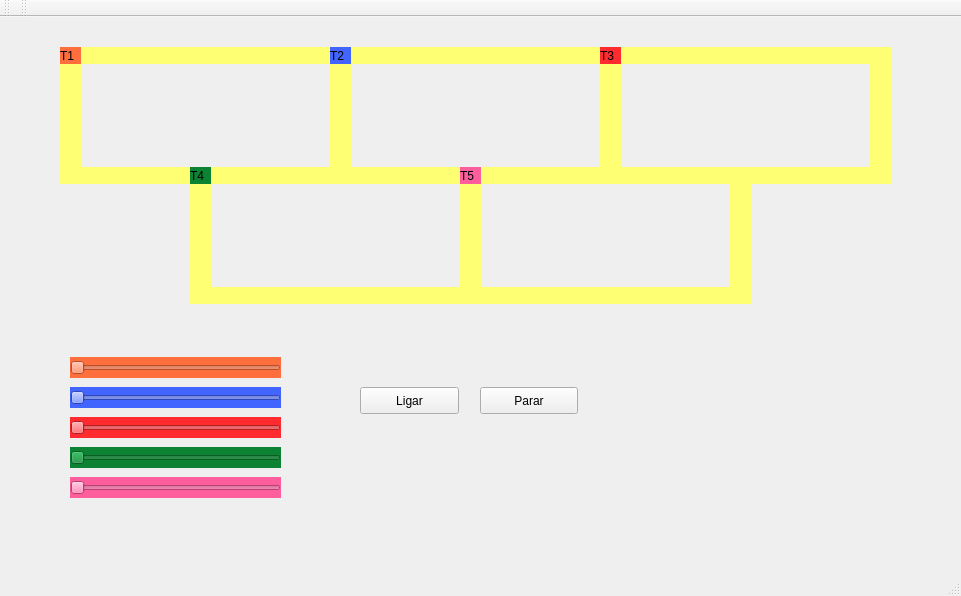
<?xml version="1.0" encoding="UTF-8"?>
<ui version="4.0">
 <class>MainWindow</class>
 <widget class="QMainWindow" name="MainWindow">
  <property name="geometry">
   <rect>
    <x>0</x>
    <y>0</y>
    <width>961</width>
    <height>596</height>
   </rect>
  </property>
  <property name="windowTitle">
   <string>MainWindow</string>
  </property>
  <widget class="QWidget" name="centralWidget">
   <widget class="QLabel" name="label_trilho1">
    <property name="geometry">
     <rect>
      <x>80</x>
      <y>30</y>
      <width>250</width>
      <height>17</height>
     </rect>
    </property>
    <property name="styleSheet">
     <string notr="true">QLabel { background: rgb(255, 255, 116)}</string>
    </property>
    <property name="text">
     <string/>
    </property>
   </widget>
   <widget class="QLabel" name="label_trilho2">
    <property name="geometry">
     <rect>
      <x>80</x>
      <y>150</y>
      <width>250</width>
      <height>17</height>
     </rect>
    </property>
    <property name="styleSheet">
     <string notr="true">QLabel { background: rgb(255, 255, 116)}</string>
    </property>
    <property name="text">
     <string/>
    </property>
   </widget>
   <widget class="QLabel" name="label_trilho3">
    <property name="geometry">
     <rect>
      <x>330</x>
      <y>30</y>
      <width>21</width>
      <height>137</height>
     </rect>
    </property>
    <property name="styleSheet">
     <string notr="true">QLabel { background: rgb(255, 255, 116)}</string>
    </property>
    <property name="text">
     <string/>
    </property>
   </widget>
   <widget class="QLabel" name="label_trilho4">
    <property name="geometry">
     <rect>
      <x>60</x>
      <y>30</y>
      <width>21</width>
      <height>137</height>
     </rect>
    </property>
    <property name="styleSheet">
     <string notr="true">QLabel { background: rgb(255, 255, 116)}</string>
    </property>
    <property name="text">
     <string/>
    </property>
   </widget>
   <widget class="QPushButton" name="pushButton">
    <property name="geometry">
     <rect>
      <x>360</x>
      <y>370</y>
      <width>99</width>
      <height>27</height>
     </rect>
    </property>
    <property name="text">
     <string>Ligar</string>
    </property>
   </widget>
   <widget class="QPushButton" name="pushButton_2">
    <property name="geometry">
     <rect>
      <x>480</x>
      <y>370</y>
      <width>98</width>
      <height>27</height>
     </rect>
    </property>
    <property name="text">
     <string>Parar</string>
    </property>
   </widget>
   <widget class="QLabel" name="label_trilho4_2">
    <property name="geometry">
     <rect>
      <x>600</x>
      <y>30</y>
      <width>21</width>
      <height>137</height>
     </rect>
    </property>
    <property name="styleSheet">
     <string notr="true">QLabel { background: rgb(255, 255, 116)}</string>
    </property>
    <property name="text">
     <string/>
    </property>
   </widget>
   <widget class="QLabel" name="label_trilho1_2">
    <property name="geometry">
     <rect>
      <x>350</x>
      <y>30</y>
      <width>250</width>
      <height>17</height>
     </rect>
    </property>
    <property name="styleSheet">
     <string notr="true">QLabel { background: rgb(255, 255, 116)}</string>
    </property>
    <property name="text">
     <string/>
    </property>
   </widget>
   <widget class="QLabel" name="label_trilho2_2">
    <property name="geometry">
     <rect>
      <x>350</x>
      <y>150</y>
      <width>250</width>
      <height>17</height>
     </rect>
    </property>
    <property name="styleSheet">
     <string notr="true">QLabel { background: rgb(255, 255, 116)}</string>
    </property>
    <property name="text">
     <string/>
    </property>
   </widget>
   <widget class="QLabel" name="label_trilho1_3">
    <property name="geometry">
     <rect>
      <x>620</x>
      <y>30</y>
      <width>250</width>
      <height>17</height>
     </rect>
    </property>
    <property name="styleSheet">
     <string notr="true">QLabel { background: rgb(255, 255, 116)}</string>
    </property>
    <property name="text">
     <string/>
    </property>
   </widget>
   <widget class="QLabel" name="label_trilho2_3">
    <property name="geometry">
     <rect>
      <x>620</x>
      <y>150</y>
      <width>250</width>
      <height>17</height>
     </rect>
    </property>
    <property name="styleSheet">
     <string notr="true">QLabel { background: rgb(255, 255, 116)}</string>
    </property>
    <property name="text">
     <string/>
    </property>
   </widget>
   <widget class="QLabel" name="label_trilho4_3">
    <property name="geometry">
     <rect>
      <x>870</x>
      <y>30</y>
      <width>21</width>
      <height>137</height>
     </rect>
    </property>
    <property name="styleSheet">
     <string notr="true">QLabel { background: rgb(255, 255, 116)}</string>
    </property>
    <property name="text">
     <string/>
    </property>
   </widget>
   <widget class="QLabel" name="label_trilho4_6">
    <property name="geometry">
     <rect>
      <x>730</x>
      <y>150</y>
      <width>21</width>
      <height>137</height>
     </rect>
    </property>
    <property name="styleSheet">
     <string notr="true">QLabel { background: rgb(255, 255, 116)}</string>
    </property>
    <property name="text">
     <string/>
    </property>
   </widget>
   <widget class="QLabel" name="label_trilho2_5">
    <property name="geometry">
     <rect>
      <x>480</x>
      <y>270</y>
      <width>250</width>
      <height>17</height>
     </rect>
    </property>
    <property name="styleSheet">
     <string notr="true">QLabel { background: rgb(255, 255, 116)}</string>
    </property>
    <property name="text">
     <string/>
    </property>
   </widget>
   <widget class="QLabel" name="label_trilho4_4">
    <property name="geometry">
     <rect>
      <x>190</x>
      <y>150</y>
      <width>21</width>
      <height>137</height>
     </rect>
    </property>
    <property name="styleSheet">
     <string notr="true">QLabel { background: rgb(255, 255, 116)}</string>
    </property>
    <property name="text">
     <string/>
    </property>
   </widget>
   <widget class="QLabel" name="label_trilho3_2">
    <property name="geometry">
     <rect>
      <x>460</x>
      <y>150</y>
      <width>21</width>
      <height>137</height>
     </rect>
    </property>
    <property name="styleSheet">
     <string notr="true">QLabel { background: rgb(255, 255, 116)}</string>
    </property>
    <property name="text">
     <string/>
    </property>
   </widget>
   <widget class="QLabel" name="label_trilho2_4">
    <property name="geometry">
     <rect>
      <x>210</x>
      <y>270</y>
      <width>250</width>
      <height>17</height>
     </rect>
    </property>
    <property name="styleSheet">
     <string notr="true">QLabel { background: rgb(255, 255, 116)}</string>
    </property>
    <property name="text">
     <string/>
    </property>
   </widget>
   <widget class="QLabel" name="label_trem4">
    <property name="geometry">
     <rect>
      <x>190</x>
      <y>150</y>
      <width>21</width>
      <height>17</height>
     </rect>
    </property>
    <property name="styleSheet">
     <string notr="true">QLabel { background: rgb(12, 131, 50)}</string>
    </property>
    <property name="text">
     <string>T4</string>
    </property>
   </widget>
   <widget class="QLabel" name="label_trem5">
    <property name="geometry">
     <rect>
      <x>460</x>
      <y>150</y>
      <width>21</width>
      <height>17</height>
     </rect>
    </property>
    <property name="styleSheet">
     <string notr="true">QLabel { background: rgb(255, 94, 156)}</string>
    </property>
    <property name="text">
     <string>T5</string>
    </property>
   </widget>
   <widget class="QLabel" name="label_trem1">
    <property name="geometry">
     <rect>
      <x>60</x>
      <y>30</y>
      <width>21</width>
      <height>17</height>
     </rect>
    </property>
    <property name="styleSheet">
     <string notr="true">QLabel { background: rgb(255, 110, 61)}</string>
    </property>
    <property name="text">
     <string>T1</string>
    </property>
   </widget>
   <widget class="QLabel" name="label_trem2">
    <property name="geometry">
     <rect>
      <x>330</x>
      <y>30</y>
      <width>21</width>
      <height>17</height>
     </rect>
    </property>
    <property name="styleSheet">
     <string notr="true">QLabel { background: rgb(67, 101, 255)}</string>
    </property>
    <property name="text">
     <string>T2</string>
    </property>
   </widget>
   <widget class="QLabel" name="label_trem3">
    <property name="geometry">
     <rect>
      <x>600</x>
      <y>30</y>
      <width>21</width>
      <height>17</height>
     </rect>
    </property>
    <property name="styleSheet">
     <string notr="true">QLabel { background: rgb(255, 43, 47)}</string>
    </property>
    <property name="text">
     <string>T3</string>
    </property>
   </widget>
   <widget class="QSlider" name="horizontalSlider">
    <property name="geometry">
     <rect>
      <x>70</x>
      <y>340</y>
      <width>211</width>
      <height>21</height>
     </rect>
    </property>
    <property name="styleSheet">
     <string notr="true">background: rgb(255, 110, 61)</string>
    </property>
    <property name="orientation">
     <enum>Qt::Horizontal</enum>
    </property>
   </widget>
   <widget class="QSlider" name="horizontalSlider_2">
    <property name="geometry">
     <rect>
      <x>70</x>
      <y>370</y>
      <width>211</width>
      <height>21</height>
     </rect>
    </property>
    <property name="styleSheet">
     <string notr="true">background: rgb(67, 101, 255)</string>
    </property>
    <property name="orientation">
     <enum>Qt::Horizontal</enum>
    </property>
   </widget>
   <widget class="QSlider" name="horizontalSlider_3">
    <property name="geometry">
     <rect>
      <x>70</x>
      <y>400</y>
      <width>211</width>
      <height>21</height>
     </rect>
    </property>
    <property name="styleSheet">
     <string notr="true">background: rgb(255, 43, 47)</string>
    </property>
    <property name="orientation">
     <enum>Qt::Horizontal</enum>
    </property>
   </widget>
   <widget class="QSlider" name="horizontalSlider_4">
    <property name="geometry">
     <rect>
      <x>70</x>
      <y>430</y>
      <width>211</width>
      <height>21</height>
     </rect>
    </property>
    <property name="styleSheet">
     <string notr="true">background: rgb(12, 131, 50)</string>
    </property>
    <property name="orientation">
     <enum>Qt::Horizontal</enum>
    </property>
   </widget>
   <widget class="QSlider" name="horizontalSlider_5">
    <property name="geometry">
     <rect>
      <x>70</x>
      <y>460</y>
      <width>211</width>
      <height>21</height>
     </rect>
    </property>
    <property name="styleSheet">
     <string notr="true">background: rgb(255, 94, 156)</string>
    </property>
    <property name="orientation">
     <enum>Qt::Horizontal</enum>
    </property>
   </widget>
  </widget>
  <widget class="QMenuBar" name="menuBar">
   <property name="geometry">
    <rect>
     <x>0</x>
     <y>0</y>
     <width>961</width>
     <height>22</height>
    </rect>
   </property>
  </widget>
  <widget class="QToolBar" name="mainToolBar">
   <attribute name="toolBarArea">
    <enum>TopToolBarArea</enum>
   </attribute>
   <attribute name="toolBarBreak">
    <bool>false</bool>
   </attribute>
  </widget>
  <widget class="QStatusBar" name="statusBar"/>
  <widget class="QToolBar" name="toolBar">
   <property name="windowTitle">
    <string>toolBar</string>
   </property>
   <attribute name="toolBarArea">
    <enum>TopToolBarArea</enum>
   </attribute>
   <attribute name="toolBarBreak">
    <bool>false</bool>
   </attribute>
  </widget>
 </widget>
 <layoutdefault spacing="6" margin="11"/>
 <resources/>
 <connections/>
</ui>
